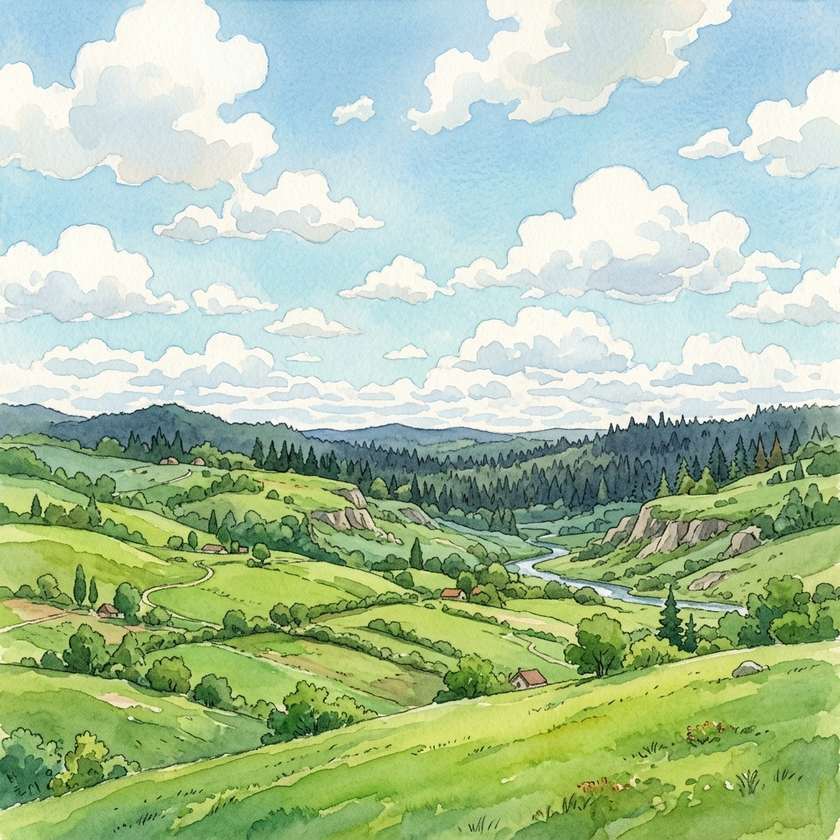
#> input picture assets/bg_daytime.png, 840 x 840 px, shrunk from 1024 x 1024 before the run, given in place of bg_layer_mountains_1781737562832.png, which was not available
$ python fix_seamless_perfect.py
#> lines starting #> are read from the running program, lines starting #| are printed output that depends on the picture; pictures that were not available may be replaced by others from this repository, and a replacement may not be noted
from PIL import Image

def blend_edges(in_path, out_path, feather=250):
#> called with out_path = 'assets/bg_layer_mountains.png', feather = 250
    print("Processing", out_path)
    img = Image.open(in_path).convert("RGBA")

    data = list(img.getdata())
#> data = 705600 items
    new_data = []
    for item in data:
        if item[0] > 240 and item[1] > 240 and item[2] > 240:
            new_data.append((255, 255, 255, 0))
        else:
            new_data.append(item)
#> this loop made 705600 passes
#> item on passes 1 to 3: (174, 217, 232, 255), (175, 216, 233, 255), (177, 214, 234, 255)
#> after the loop, new_data = 705600 items
    img.putdata(new_data)

    w, h = img.size
#> w = 840; h = 840
    new_w = w - feather
#> new_w = 590
    seamless = Image.new("RGBA", (new_w, h))
#> seamless: PIL image 590x840 RGBA; every value is 0

    pixels = seamless.load()
    orig = img.load()

    for y in range(h):
        for x in range(new_w):
            if x < feather:
                weight_left = x / feather
                weight_right = 1.0 - weight_left

                r_L, g_L, b_L, a_L = orig[x, y]
                r_R, g_R, b_R, a_R = orig[w - feather + x, y]

                r = int(r_L * weight_left + r_R * weight_right)
                g = int(g_L * weight_left + g_R * weight_right)
                b = int(b_L * weight_left + b_R * weight_right)
                a = int(a_L * weight_left + a_R * weight_right)

                pixels[x, y] = (r, g, b, a)
            else:
                r, g, b, a = orig[x, y]
                pixels[x, y] = (r, g, b, a)

    seamless.save(out_path, "PNG")
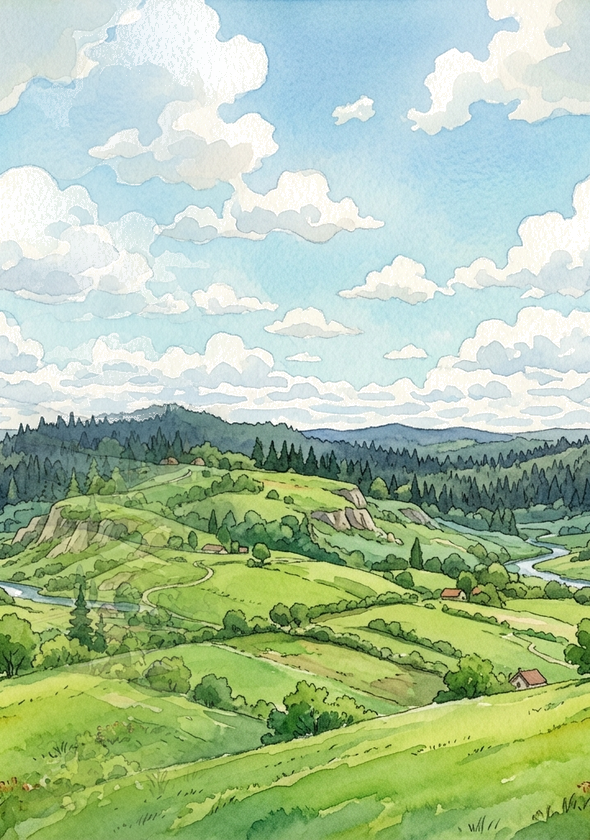
#> saved as bg_layer_mountains.png: PIL image 590x840 RGBA; mean R, G, B, A 172.9, 196.3, 163.4, 242.9; transparent parts drawn white

blend_edges("/Users/jaketrigg/.gemini/antigravity/brain/56e332c9-09d7-43f2-a27f-04bf0a5878c4/bg_layer_mountains_1781737562832.png", "assets/bg_layer_mountains.png")
blend_edges("/Users/jaketrigg/.gemini/antigravity/brain/56e332c9-09d7-43f2-a27f-04bf0a5878c4/bg_layer_hills_1781737578021.png", "assets/bg_layer_hills.png")
#> call 2 of blend_edges, with out_path = 'assets/bg_layer_hills.png', feather = 250
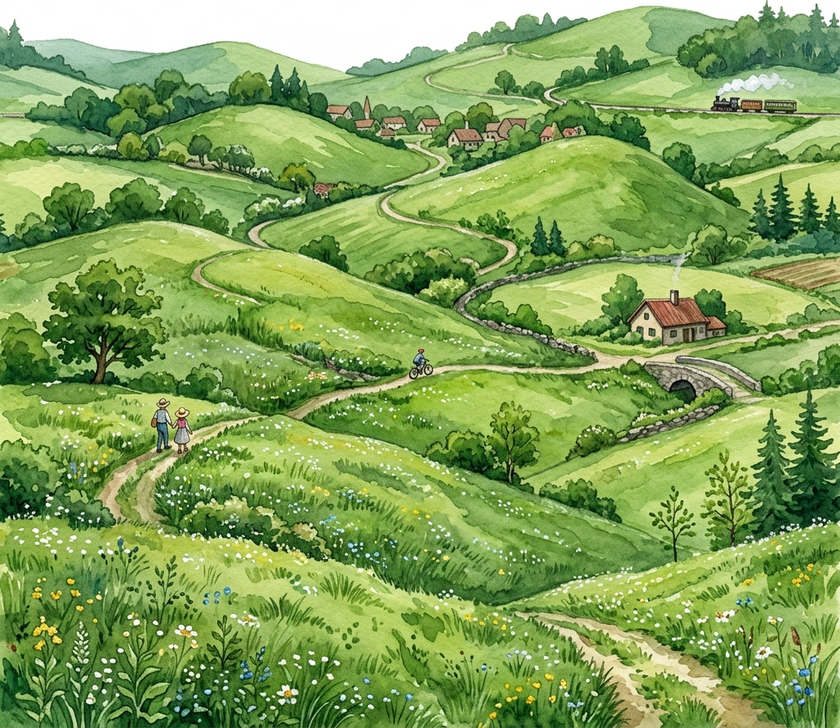
#> input picture assets/bg_daytime_hills.png, 840 x 728 px, shrunk from 1024 x 888 before the run, given in place of bg_layer_hills_1781737578021.png, which was not available
#> in blend_edges, img is the input picture: PIL image 840x728 RGBA; mean R, G, B, A 130, 162.1, 89.2, 255
#> in blend_edges (call 2), `data = list(img.getdata())`: data = 611520 items
#> the loop in blend_edges (call 2), `for item in data:` made 611520 passes
#> item on passes 1 to 3: (254, 254, 253, 255), (255, 255, 255, 255), (255, 254, 255, 255)
#> in blend_edges (call 2), `seamless = Image.new("RGBA", (new_w, h))`: seamless: PIL image 590x728 RGBA; every value is 0
#> in blend_edges (call 2), `seamless.save(out_path, "PNG")`:
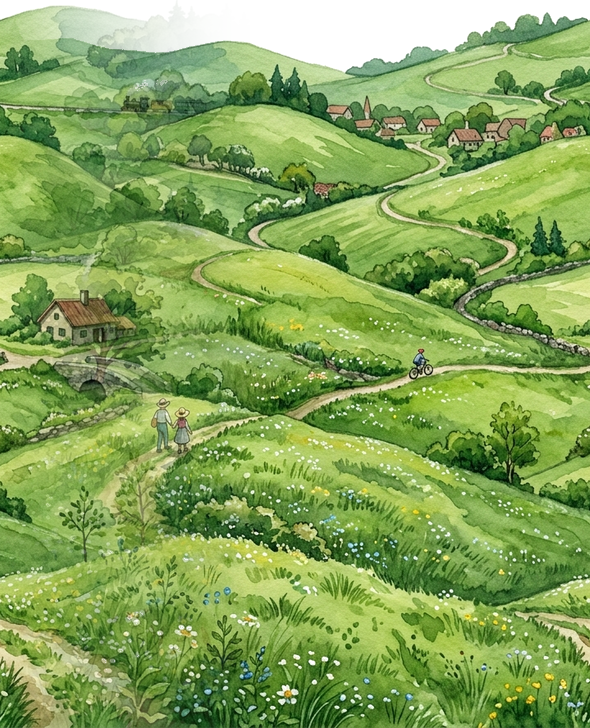
#> saved as bg_layer_hills.png: PIL image 590x728 RGBA; mean R, G, B, A 132.2, 164.1, 89.3, 241.9; transparent parts drawn white
print("Done")
